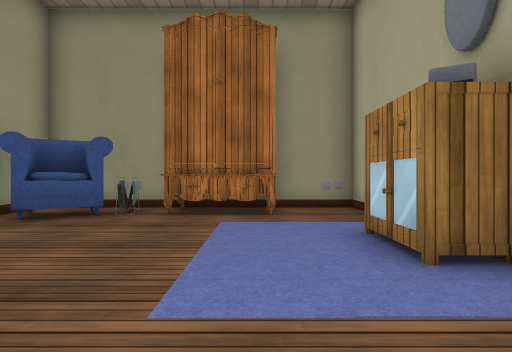
[1] (above)

14 first-person views from a walk through a 3-D level made in the Unity game engine. The camera is 0.41 m above the floor, looks level and sees 80° across. The floor is counted in squares, 0.5 m on a side. Each view is taken from the middle of a square. On the plan, view 1 faces up. The plan holds only what a view shows up to about 11 squares ahead; the rest is blank. Some surface patterns are stand-ins.

[2]
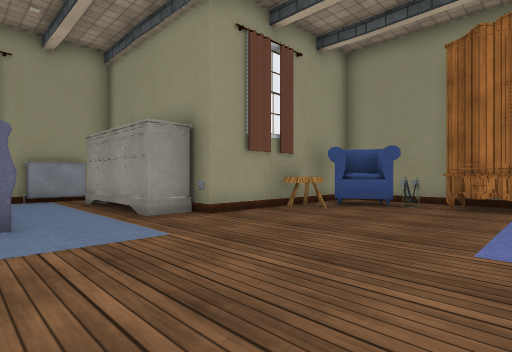

[3]
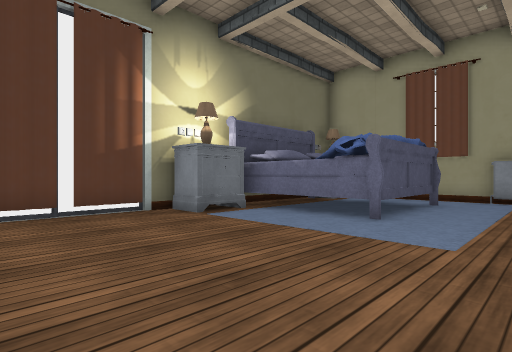

[4]
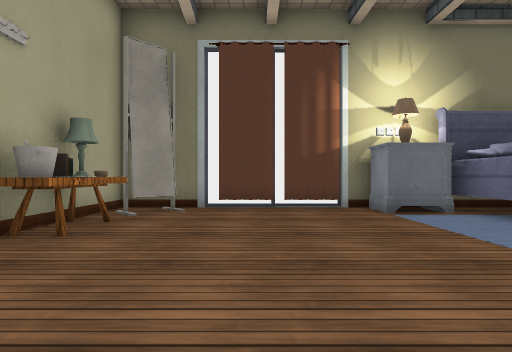

[5]
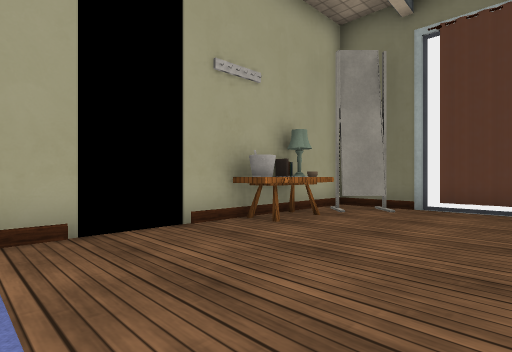

[6]
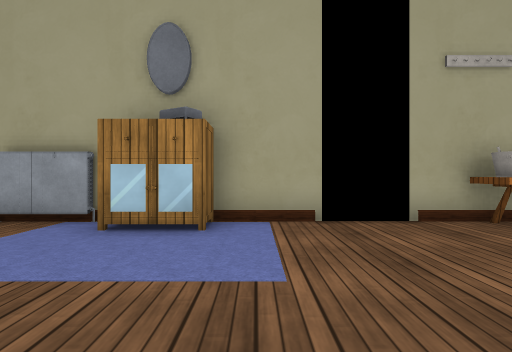

[7]
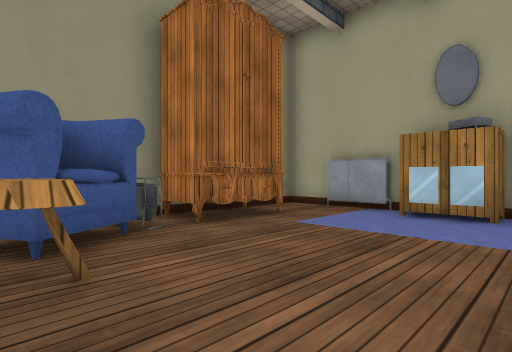

[8]
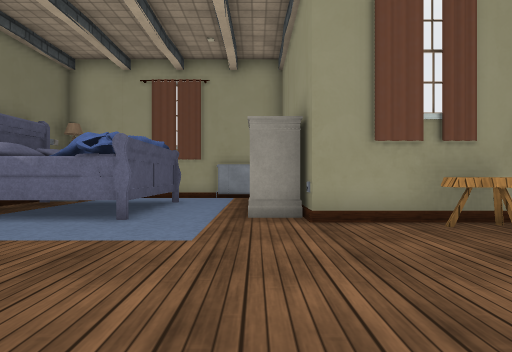

[9]
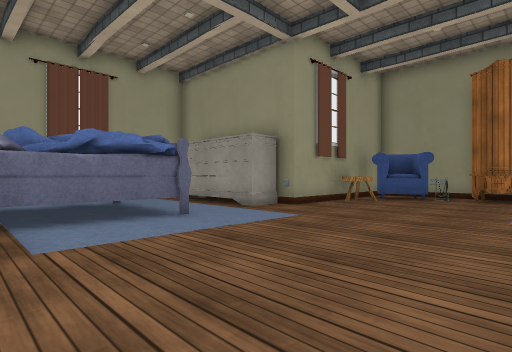

[10]
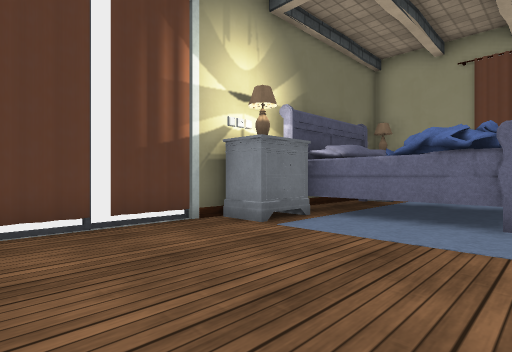

[11]
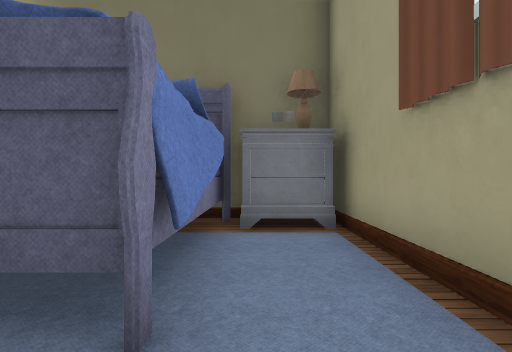

[12]
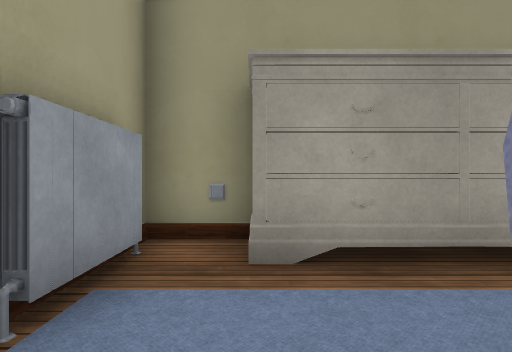

[13]
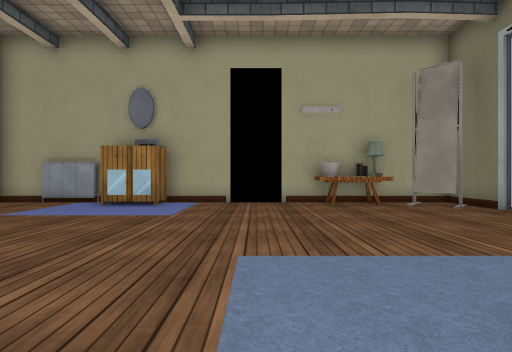

[14]
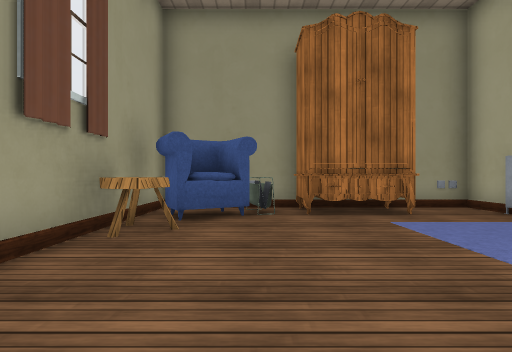

### Floor plan
Key: @ floor where view 1 was taken; # wall or solid block; . floor; A armchair; W wardrobe; C cupboard; T table; R radiator; P carpet; B bed; U bucket; K books; L lamp; O other object.
Columns run from 12 left of view 1 to 3 right of it. Each row starts with its distance up from view 1.
  8       ###O####O#
  7       #AAAWWW..#
  6       #AAA....R#
  5       #TT.....R#
  4       #T....  C#
  3      ##.....  C#
  2  OO###O........#
  1 #R#OOO#........#
  0 #R..........@..#
 -1 #. P  P ......U#
 -2 #..BBBB ......O#
 -3 #.BBBBB ......K#
 -4 #..BBBB......OL#
 -5  OOBBBBOO....OO#
 -6   ##############

Where each view was taken, in squares from view 1:
view 1: 0 up, 0 right, facing up
view 2: 2 down, 0 right, facing up-left
view 3: 1 up, 0 right, facing down-left
view 4: 2 up, 1 left, facing down
view 5: 2 up, 2 left, facing down-right
view 6: 2 up, 3 left, facing right
view 7: 2 up, 5 left, facing up-right
view 8: 1 up, 0 right, facing left
view 9: 5 down, 0 right, facing up-left
view 10: 1 down, 0 right, facing down-left
view 11: 0 up, 10 left, facing down
view 12: 2 down, 10 left, facing up
view 13: 0 up, 7 left, facing right
view 14: 0 up, 3 left, facing up
